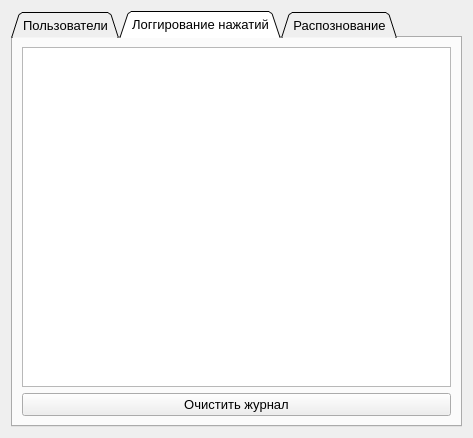
<?xml version="1.0" encoding="UTF-8"?>
<ui version="4.0">
 <class>MainForm</class>
 <widget class="QWidget" name="MainForm">
  <property name="geometry">
   <rect>
    <x>0</x>
    <y>0</y>
    <width>473</width>
    <height>438</height>
   </rect>
  </property>
  <property name="windowTitle">
   <string>Мониторинг действий пользователя на клавиатуре</string>
  </property>
  <layout class="QHBoxLayout" name="horizontalLayout">
   <item>
    <widget class="QTabWidget" name="tabWidget">
     <property name="font">
      <font>
       <pointsize>10</pointsize>
      </font>
     </property>
     <property name="tabShape">
      <enum>QTabWidget::Triangular</enum>
     </property>
     <property name="currentIndex">
      <number>1</number>
     </property>
     <widget class="QWidget" name="tab2">
      <attribute name="title">
       <string>Пользователи</string>
      </attribute>
      <layout class="QGridLayout" name="gridLayout_6">
       <item row="1" column="0">
        <layout class="QFormLayout" name="formLayout_2">
         <item row="0" column="1">
          <widget class="QComboBox" name="comboUser">
           <property name="enabled">
            <bool>true</bool>
           </property>
          </widget>
         </item>
         <item row="1" column="1">
          <widget class="QPushButton" name="buttonMonitoring">
           <property name="enabled">
            <bool>true</bool>
           </property>
           <property name="text">
            <string>Включить мониторинг действий</string>
           </property>
          </widget>
         </item>
         <item row="2" column="1">
          <widget class="QGroupBox" name="groupBox_2">
           <property name="font">
            <font>
             <pointsize>10</pointsize>
            </font>
           </property>
           <property name="title">
            <string>Информация о пользователе</string>
           </property>
           <layout class="QGridLayout" name="gridLayout_5">
            <item row="7" column="1">
             <widget class="QLabel" name="keyDelay">
              <property name="text">
               <string>0</string>
              </property>
              <property name="alignment">
               <set>Qt::AlignCenter</set>
              </property>
             </widget>
            </item>
            <item row="8" column="1">
             <widget class="QLabel" name="keySearch">
              <property name="text">
               <string>0</string>
              </property>
              <property name="alignment">
               <set>Qt::AlignCenter</set>
              </property>
             </widget>
            </item>
            <item row="0" column="1">
             <widget class="QLineEdit" name="editUserName"/>
            </item>
            <item row="9" column="0">
             <widget class="QLabel" name="label_11">
              <property name="text">
               <string>Количество нажатий в секунду</string>
              </property>
             </widget>
            </item>
            <item row="3" column="0">
             <spacer name="verticalSpacer_2">
              <property name="orientation">
               <enum>Qt::Vertical</enum>
              </property>
              <property name="sizeHint" stdset="0">
               <size>
                <width>20</width>
                <height>40</height>
               </size>
              </property>
             </spacer>
            </item>
            <item row="1" column="0">
             <widget class="QPushButton" name="buttonAdd">
              <property name="text">
               <string>Добавить</string>
              </property>
             </widget>
            </item>
            <item row="7" column="0">
             <widget class="QLabel" name="label_5">
              <property name="text">
               <string>Среднее время удержания клавиши</string>
              </property>
             </widget>
            </item>
            <item row="8" column="0">
             <widget class="QLabel" name="label_6">
              <property name="text">
               <string>Среднее время поиска клавиши</string>
              </property>
             </widget>
            </item>
            <item row="0" column="0">
             <widget class="QLabel" name="label_7">
              <property name="text">
               <string>Имя пользователя:</string>
              </property>
             </widget>
            </item>
            <item row="6" column="0" colspan="2">
             <widget class="QLabel" name="label_17">
              <property name="text">
               <string>Статистика выбранного пользователя:</string>
              </property>
             </widget>
            </item>
            <item row="3" column="1">
             <spacer name="verticalSpacer_4">
              <property name="orientation">
               <enum>Qt::Vertical</enum>
              </property>
              <property name="sizeHint" stdset="0">
               <size>
                <width>20</width>
                <height>40</height>
               </size>
              </property>
             </spacer>
            </item>
            <item row="11" column="1">
             <widget class="QLabel" name="keyFuncs">
              <property name="text">
               <string>0</string>
              </property>
              <property name="alignment">
               <set>Qt::AlignCenter</set>
              </property>
             </widget>
            </item>
            <item row="11" column="0">
             <widget class="QLabel" name="label_15">
              <property name="text">
               <string>Количество функциональных клавиш</string>
              </property>
             </widget>
            </item>
            <item row="10" column="1">
             <widget class="QLabel" name="keyCmbs">
              <property name="text">
               <string>0</string>
              </property>
              <property name="alignment">
               <set>Qt::AlignCenter</set>
              </property>
             </widget>
            </item>
            <item row="9" column="1">
             <widget class="QLabel" name="keyNumber">
              <property name="text">
               <string>0</string>
              </property>
              <property name="alignment">
               <set>Qt::AlignCenter</set>
              </property>
             </widget>
            </item>
            <item row="10" column="0">
             <widget class="QLabel" name="label_13">
              <property name="text">
               <string>Количество сочетаний</string>
              </property>
             </widget>
            </item>
            <item row="1" column="1">
             <widget class="QPushButton" name="buttonDelete">
              <property name="text">
               <string>Удалить</string>
              </property>
             </widget>
            </item>
           </layout>
          </widget>
         </item>
        </layout>
       </item>
      </layout>
     </widget>
     <widget class="QWidget" name="tab1">
      <attribute name="title">
       <string>Логгирование нажатий</string>
      </attribute>
      <layout class="QGridLayout" name="gridLayout_2">
       <item row="0" column="1" colspan="4">
        <widget class="QTextEdit" name="textLogging">
         <property name="readOnly">
          <bool>true</bool>
         </property>
        </widget>
       </item>
       <item row="1" column="1" colspan="4">
        <widget class="QPushButton" name="buttonClear">
         <property name="text">
          <string>Очистить журнал</string>
         </property>
        </widget>
       </item>
      </layout>
     </widget>
     <widget class="QWidget" name="tab3">
      <attribute name="title">
       <string>Распознование</string>
      </attribute>
      <layout class="QGridLayout" name="gridLayout_3">
       <item row="3" column="0">
        <widget class="QTextEdit" name="textCmbs">
         <property name="readOnly">
          <bool>true</bool>
         </property>
        </widget>
       </item>
       <item row="1" column="0">
        <widget class="QTextEdit" name="textShortcuts">
         <property name="readOnly">
          <bool>true</bool>
         </property>
        </widget>
       </item>
       <item row="0" column="0">
        <widget class="QLabel" name="label">
         <property name="text">
          <string>Сочетания клавиш</string>
         </property>
        </widget>
       </item>
       <item row="2" column="0">
        <widget class="QLabel" name="label_2">
         <property name="text">
          <string>Сочетания букв русского языка</string>
         </property>
        </widget>
       </item>
      </layout>
     </widget>
    </widget>
   </item>
  </layout>
 </widget>
 <resources/>
 <connections/>
</ui>
